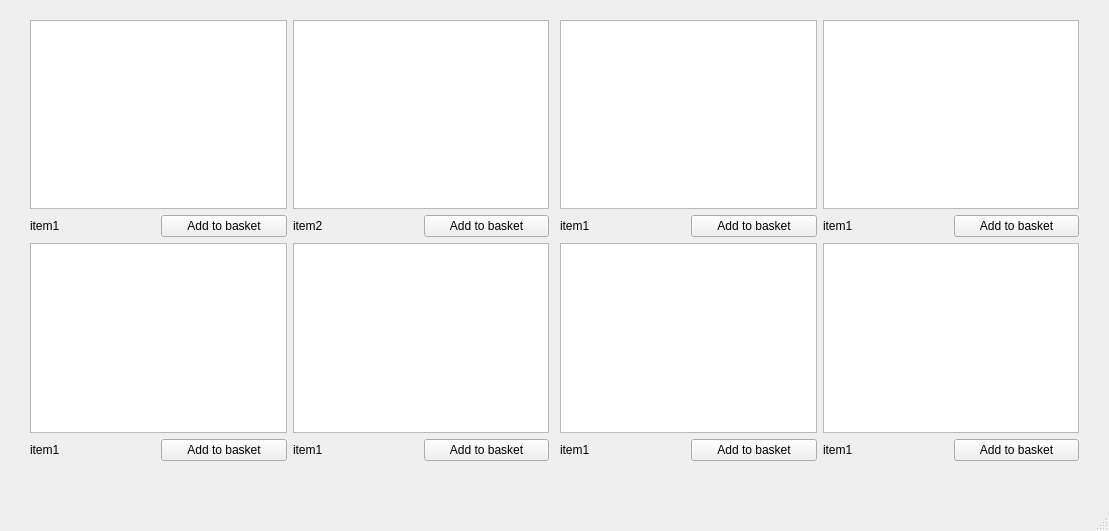
<?xml version="1.0" encoding="UTF-8"?>
<ui version="4.0">
 <class>MainWindow</class>
 <widget class="QMainWindow" name="MainWindow">
  <property name="geometry">
   <rect>
    <x>0</x>
    <y>0</y>
    <width>1109</width>
    <height>531</height>
   </rect>
  </property>
  <property name="windowTitle">
   <string>MainWindow</string>
  </property>
  <widget class="QWidget" name="centralwidget">
   <widget class="QWidget" name="layoutWidget">
    <property name="geometry">
     <rect>
      <x>560</x>
      <y>20</y>
      <width>519</width>
      <height>441</height>
     </rect>
    </property>
    <layout class="QGridLayout" name="gridLayout_2">
     <item row="0" column="0" colspan="2">
      <widget class="QGraphicsView" name="item1_2"/>
     </item>
     <item row="0" column="2" colspan="2">
      <widget class="QGraphicsView" name="item2_2"/>
     </item>
     <item row="1" column="0">
      <widget class="QLabel" name="label_6">
       <property name="text">
        <string>item1</string>
       </property>
      </widget>
     </item>
     <item row="1" column="1">
      <widget class="QPushButton" name="pushButton_5">
       <property name="text">
        <string>Add to basket</string>
       </property>
      </widget>
     </item>
     <item row="1" column="2">
      <widget class="QLabel" name="label_7">
       <property name="text">
        <string>item1</string>
       </property>
      </widget>
     </item>
     <item row="1" column="3">
      <widget class="QPushButton" name="pushButton_6">
       <property name="text">
        <string>Add to basket</string>
       </property>
      </widget>
     </item>
     <item row="2" column="0" colspan="2">
      <widget class="QGraphicsView" name="item3_2"/>
     </item>
     <item row="2" column="2" colspan="2">
      <widget class="QGraphicsView" name="item4_2"/>
     </item>
     <item row="3" column="0">
      <widget class="QLabel" name="label_8">
       <property name="text">
        <string>item1</string>
       </property>
      </widget>
     </item>
     <item row="3" column="1">
      <widget class="QPushButton" name="pushButton_7">
       <property name="text">
        <string>Add to basket</string>
       </property>
      </widget>
     </item>
     <item row="3" column="2">
      <widget class="QLabel" name="label_9">
       <property name="text">
        <string>item1</string>
       </property>
      </widget>
     </item>
     <item row="3" column="3">
      <widget class="QPushButton" name="pushButton_8">
       <property name="text">
        <string>Add to basket</string>
       </property>
      </widget>
     </item>
    </layout>
   </widget>
   <widget class="QWidget" name="">
    <property name="geometry">
     <rect>
      <x>30</x>
      <y>20</y>
      <width>519</width>
      <height>441</height>
     </rect>
    </property>
    <layout class="QGridLayout" name="gridLayout">
     <item row="0" column="0" colspan="2">
      <widget class="QGraphicsView" name="item1"/>
     </item>
     <item row="0" column="2" colspan="2">
      <widget class="QGraphicsView" name="item2"/>
     </item>
     <item row="1" column="0">
      <widget class="QLabel" name="label_2">
       <property name="text">
        <string>item1</string>
       </property>
      </widget>
     </item>
     <item row="1" column="1">
      <widget class="QPushButton" name="pushButton">
       <property name="text">
        <string>Add to basket</string>
       </property>
      </widget>
     </item>
     <item row="1" column="2">
      <widget class="QLabel" name="label_3">
       <property name="text">
        <string>item2</string>
       </property>
      </widget>
     </item>
     <item row="1" column="3">
      <widget class="QPushButton" name="pushButton_2">
       <property name="text">
        <string>Add to basket</string>
       </property>
      </widget>
     </item>
     <item row="2" column="0" colspan="2">
      <widget class="QGraphicsView" name="item3"/>
     </item>
     <item row="2" column="2" colspan="2">
      <widget class="QGraphicsView" name="item4"/>
     </item>
     <item row="3" column="0">
      <widget class="QLabel" name="label_4">
       <property name="text">
        <string>item1</string>
       </property>
      </widget>
     </item>
     <item row="3" column="1">
      <widget class="QPushButton" name="pushButton_3">
       <property name="text">
        <string>Add to basket</string>
       </property>
      </widget>
     </item>
     <item row="3" column="2">
      <widget class="QLabel" name="label_5">
       <property name="text">
        <string>item1</string>
       </property>
      </widget>
     </item>
     <item row="3" column="3">
      <widget class="QPushButton" name="pushButton_4">
       <property name="text">
        <string>Add to basket</string>
       </property>
      </widget>
     </item>
    </layout>
   </widget>
  </widget>
  <widget class="QMenuBar" name="menubar">
   <property name="geometry">
    <rect>
     <x>0</x>
     <y>0</y>
     <width>1109</width>
     <height>21</height>
    </rect>
   </property>
  </widget>
  <widget class="QStatusBar" name="statusbar"/>
 </widget>
 <resources/>
 <connections/>
</ui>
